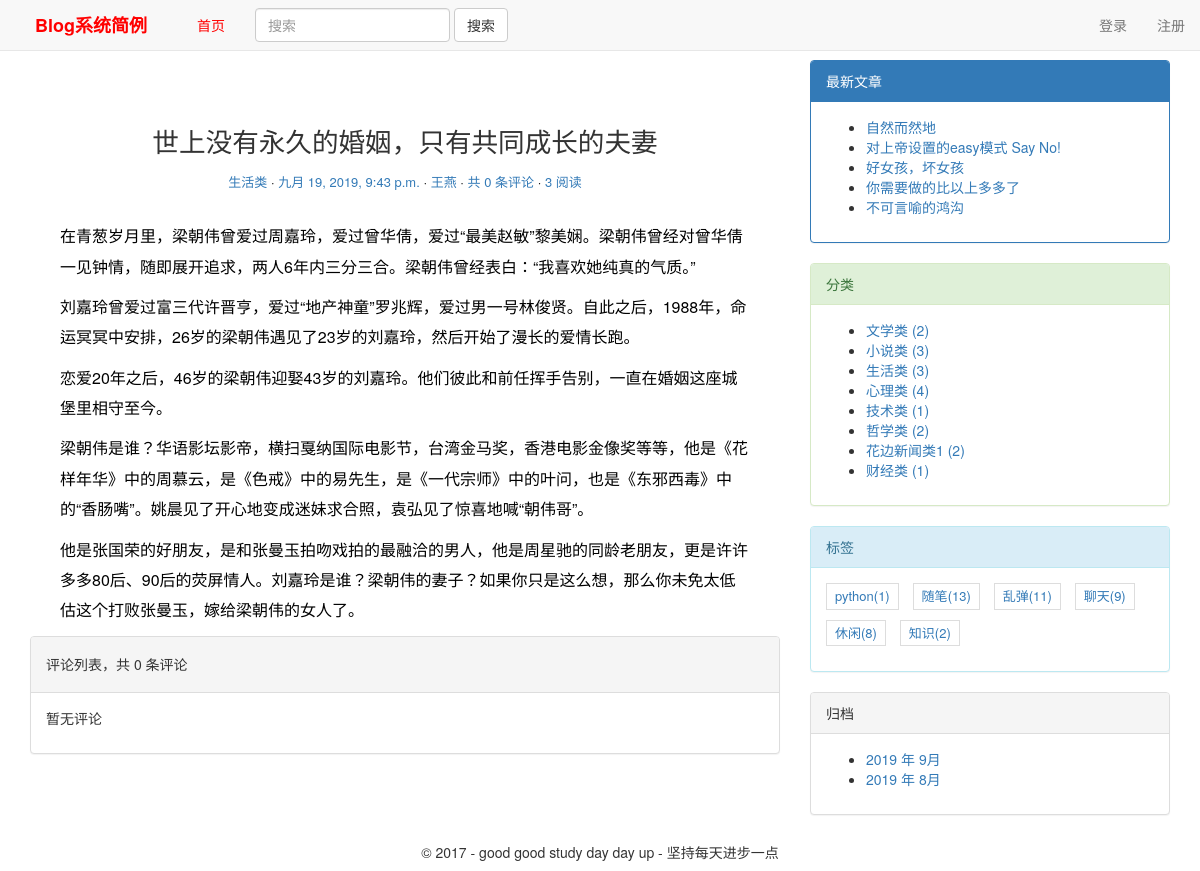
The app's page /blog/2/ with its own data.
### blog/models.py (models this page shows, shortened)
class Blog(models.Model):
    title = models.CharField(max_length=70,verbose_name='文章标题')# 文章标题
    body = RichTextUploadingField(verbose_name='文本内容')# 文章正文，我们使用了 RichTextUploadingField
    created_time = models.DateTimeField(verbose_name='创建时间')# 文章的创建时间,存储时间的字段用 DateTimeField 类型。
    modified_time = models.DateTimeField(verbose_name='修改时间')# 文章的最后一次修改时间，存储时间的字段用 DateTimeField 类型。
    excerpt = models.CharField(max_length=200, blank=True,verbose_name='文章摘要') # 指定blank=True 参数值后就可以允许空值了。
    """category是设置文章分类的字段,与前面定义得到Category是多对一的关系,即多个博客文章可归于一类.
    ForeignKey()中参数Category指定外键关联的数据模型(数据库表)的名称，on_delete = models.CASCADE指明如果在Categroy中删除一条记录，
    与这条记录有关的博客记录也会被删除."""
    category = models.ForeignKey(Category,on_delete=models.CASCADE,verbose_name='分类')
    """ tags是标签字段，一篇博客文章可以右多个标签，一个标签下可以有多篇博客文章，因此用ManyToManyFiled类型设置多对多的关联关系
     这里标签tags指定blank=True以允许博客文章没有标签"""
    tags = models.ManyToManyField(Tag, blank=True,verbose_name='标签')
    author = models.ForeignKey(loguser,on_delete=models.CASCADE,verbose_name='作者')
    views = models.IntegerField(default=0,verbose_name='查看次数')
    def get_absolute_url(self):
        return reverse('blog:detail', kwargs={'pk': self.pk})
    def increase_views(self):
        self.views += 1
        self.save(update_fields=['views'])
    def save(self, *args, **kwargs):
        if not self.excerpt:
            self.excerpt = strip_tags(self.body)[:118]
            super(Blog, self).save(*args, **kwargs)  # 调用父类的 save 方法将数据保存到数据库中
        else:
            super(Blog, self).save(*args, **kwargs)  # 调用父类的 save 方法将数据保存到数据库中
    class Meta:
        ordering=['-created_time']
        verbose_name = '文档管理表'
        verbose_name_plural = '文档管理表'

class Category(models.Model):
    name = models.CharField(max_length=32,verbose_name='分类名')
    des=models.CharField(max_length=100,verbose_name='备注',null=True)
    class Meta:
        verbose_name='分类'
        verbose_name_plural='分类'

class loguser(AbstractUser):
    nikename = models.CharField(max_length=32,verbose_name="昵称",blank=True)
    telephone = models.CharField(max_length=11, null=True, unique=True)
    """
    head_img存储用户头像，在数据库表中存储的是文件的相对地址，字段值形式为upload_to的值/filename。
    图片文件的实际地址由settings.py中的MEDIA_ROOT和head_img中的upload_to决定的，地址为/MEDIA_ROOT的值/upload_to的值/filename
    """
    head_img = models.ImageField(upload_to='headimage', blank=True, null=True, verbose_name='头像')  # 头像
    class Meta:
        verbose_name = "用户信息表"
        verbose_name_plural = verbose_name

class Tag(models.Model):
    name = models.CharField(max_length=32,verbose_name='标签名')
    des = models.CharField(max_length=100, verbose_name='备注', null=True)
    class Meta:
        verbose_name='标签'
        verbose_name_plural='标签'

### blog/views.py (the view)
# urls.py: re_path('blog/(?P<pk>[0-9]+)/',views.blogdetailview.as_view(),name='detail'),
class blogdetailview(DetailView):
    model = models.Blog
    template_name = 'blog/detail.html'
    context_object_name = 'blog'
    pk_url_kwarg = 'pk'
    def get_object(self,queryset=None):
        blog=super(blogdetailview,self).get_object(queryset=None)
        blog.increase_views()
        return blog
    def get_context_data(self,**kwargs):
        context=super(blogdetailview,self).get_context_data(**kwargs)
        form=CommentForm()
        comment_list=self.object.comment_set.all()
        context.update({
            'form':form,
            'comment_list':comment_list
        })
        return context

### comments/forms.py
class CommentForm(forms.ModelForm):
    class Meta:
        model = Comment
        fields = ['text']

### blog/templatetags/custom_tags.py (called while the page is built)
@register.simple_tag
def get_new_blogs(num=5):
    return Blog.objects.all().order_by('-created_time')[:num]

@register.simple_tag
def archives():
    return Blog.objects.dates('created_time', 'month', order='DESC')

@register.simple_tag
def get_categories():
    return Category.objects.annotate(num_blogs=Count('blog')).filter(num_blogs__gt=0)

@register.simple_tag
def get_tags():
    return Tag.objects.annotate(num_blogs=Count('blog')).filter(num_blogs__gt=0)

### templates/blog/detail.html (shortened to what this page needs)
{% extends 'base.html' %}
{% block main %}
<article class="blog">
    <header class="entry-header">
        <h1 class="entry-title">{{ blog.title }}</h1>
        <div class="entry-meta-detail">
            <span class="blog-category"><a href="#">{{ blog.category.name }}</a></span>
            <span class="blog-date"><a href="#"><time class="entry-date"
                                                      datetime="{{ blog.created_time }}">{{ blog.created_time }}</time></a></span>
            <span class="blog-author"><a href="#">{{ blog.author.nikename }}</a></span>
            <span class="comments-link"><a href="#">共 <span>{{ comment_list | length }}</span> 条评论</a></span>
            <span class="views-count"><a href="#">{{ blog.views }} 阅读</a></span>
        </div>
    </header>
    <div class="entry-content clearfix">
        {{ blog.body| safe }}
    </div>
</article>
        <div class="panel panel-default">
            <div class="panel-heading">
                <h5>评论列表，共 <span>{{comment_list|length}}</span> 条评论</h5>
            </div>
            <div class="panel-body">
                <ul class="comment-list list-unstyled">
                    {% for comment in comment_list %}
                    <li>
                        <span style="color: #777;font-size: 14px;">{{ comment.name }}&nbsp;·&nbsp;</span>
                        <time style="color: #777;font-size: 14px;">{{ comment.created_time }}</time>
                        <div style="padding-top: 5px;font-size: 16px;">
                            {{ comment.text }}
                        </div>
                    </li>
                    {% empty %}
                    暂无评论
                    {% endfor %}
                </ul>
            </div>
        </div>
{% endblock main %}

### templates/base.html (shortened to what this page needs)
{% load staticfiles %}
{% load custom_tags %}
<html>
<head>
    <link href="{% static 'blog/css/bootstrap.min.css' %}" rel="stylesheet">
    <link rel="stylesheet" href="{% static 'blog/css/blogstyle.css' %}">
</head>
<body>
<nav class="navbar navbar-default navbar-fixed-top">
    <div class="container-fluid">
        <div class="navbar-header">
            <a class="navbar-brand" href="{% url 'blog:index' %}" style="color:red;font-weight:700;">&nbsp;&nbsp;&nbsp;&nbsp;Blog系统简例&nbsp;&nbsp;&nbsp;&nbsp; </a>
        </div>
        <div class="collapse navbar-collapse navbar-left" id="bs-example-navbar-collapse-1">
            <ul class="nav navbar-nav">
                <li {% if tabname == "firsttab" %} class='active' {% endif %}>
                <a href="{% url 'blog:index' %}" style="color:red;">首页</a></li>
                <form class="navbar-form navbar-left" method="get" action="{% url 'haystack_search' %}">
                    <div class="form-group">
                        <input type="text" class="form-control" name="q" placeholder="搜索" required>
                    </div>
                    <button type="submit" class="btn btn-default">搜索</button>
                </form>
        </div>
        <ul class="nav navbar-nav navbar-right">
            {% if request.user.username %}
            <li><a href="#">{{ request.user.nikename }}</a></li>
            <li class="dropdown">
                <a href="#" class="dropdown-toggle" data-toggle="dropdown" role="button" aria-haspopup="true"
                   aria-expanded="false"> 个人中心<span class="caret"></span></a>
                <ul class="dropdown-menu">
                    <li><a href="{% url 'blog:myindex' request.user.id %}">我的文章</a></li>
                    <li role="separator" class="divider"></li>
                    <li><a href="{% url 'blog:logout' %}">注销</a></li>
                </ul>
            </li>
            {% else %}
            <li><a href="{% url 'blog:login' %}">登录</a></li>
            <li><a href="{% url 'blog:registe' %}">注册</a></li>
            {% endif %}
        </ul>
    </div>
</nav>
<div class="content-body" style="both:clear;margin-top:60px;">
    <div class="container">
        <div class="row">
            <main class="col-md-8">
                {% block main %}
                {% endblock main %}
            </main>
            <aside class="col-md-4">
                {% block toc %}
                <div class="panel panel-primary">
                    <div class="panel-heading">最新文章</div>
                    <div class="panel-body">
                        {% get_new_blogs as new_blog_list %}
                        <ul>
                            {% for blog in new_blog_list %}
                            <li>
                                <a href="{{ blog.get_absolute_url }}">{{ blog.title }}</a>
                            </li>
                            {% empty %}
                            暂无文章！
                            {% endfor %}
                        </ul>
                    </div>
                </div>
                <div class="panel panel-success">
                    <div class="panel-heading">分类</div>
                    <div class="panel-body">
                        {% get_categories as category_list %}
                        <ul>
                            {% for category in category_list %}
                            <li>
                                <a href="{% url 'blog:category' category.pk %}">{{ category.name }} <span
                                        class="post-count">({{ category.num_blogs}})</span></a>
                            </li>
                            {% empty %}
                            暂无分类！
                            {% endfor %}
                        </ul>
                    </div>
                </div>
                <div class="panel panel-info">
                    <div class="panel-heading">标签</div>
                    <div class="panel-body">
                        <div class="tag-list">
                            {% get_tags as tag_list %}
                            <ul >
                                {% for tag in tag_list %}
                                <li><a href="{% url 'blog:tag' tag.pk %}">{{ tag.name }}({{ tag.num_blogs }})</a>
                                </li>
                                {% empty %}
                                暂无标签！
                                {% endfor %}
                            </ul>
                        </div>
                    </div>
                </div>
                <div class="panel panel-default">
                    <div class="panel-heading">归档</div>
                    <div class="panel-body">
                        {% archives as date_list %}
                        <ul>
                            {% for date in date_list %}
                            <li>
                                <a href="{% url 'blog:archives' date.year date.month %}">
                                    {{ date.year }} 年 {{ date.month }}月</a>
                            </li>
                            {% empty %}
                            暂无归档！
                            {% endfor %}
                        </ul>
                    </div>
                </div>
                {% endblock toc %}
            </aside>
        </div>
    </div>
</div>
<div class="container">
    <div class="row">
        <div class="col-md-12">
            <div align="center">
                <h5>&copy 2017 - good good study day day up - 坚持每天进步一点</h5>
            </div>
        </div>
    </div>
</div>
</body>
</html>

### blog/static/blog/css/blogstyle.css (style rules this page uses)
.entry-title { text-align: center; font-size: 1.9em; margin-bottom: 10px; line-height: 1.6; padding: 10px 20px 0; }
.blog { background: #fff; padding: 30px 30px 0; }
.entry-meta-detail { text-align:center; color: #DDDDDD; font-size: 13px; margin-bottom: 30px; }
.blog-category::after, .blog-date::after, .blog-author::after, .comments-link::after { content: ' ·'; color: #000; }
.entry-content { font-size: 16px; line-height: 1.9; font-weight: 300; color: #000; }
.tag-list ul { padding: 0; margin: 0; margin-right: -10px; }
.tag-list ul li { list-style-type: none; font-size: 13px; display: inline-block; margin-right: 10px; margin-bottom: 10px; padding: 3px 8px; border: 1px solid #ddd; }

### records on screen
Blog: title "世上没有永久的婚姻，只有共同成长的夫妻", category.name "生活类", created_time "九月 19, 2019, 9:43 p.m.", author.nikename "王燕", views "3", body "在青葱岁月里，梁朝伟曾爱过周嘉玲，爱过曾华倩，爱过“最美赵敏”黎美娴。梁朝伟曾经对曾华倩一见钟情，随即展开追求，两人6年内三分三合。梁朝伟曾经表白：“我喜欢她纯真的气质。” 刘嘉玲曾爱过富三代许晋亨，爱过“地产神童”罗兆辉，爱过男一号林俊贤。自此之后，1988年，命运冥冥中安排，26岁的梁朝伟遇见了23岁的刘嘉玲，然后开始了漫长的爱情长跑。 恋爱20年之后，46岁的梁朝伟迎娶43岁的刘嘉玲。他们彼此和前任挥手告别，一直在婚姻这座城堡里相守至今。 梁朝伟是谁？华语影坛影帝，横扫戛纳国际电影节，台湾金马奖，香港电影金像奖等等，他是《花样年华》中的周慕云，是《色戒》中的易先生，是《一代宗师》中的叶问，也是《东邪西毒》中的“香肠嘴”。姚晨见了开心地变成迷妹求合照，袁弘见了惊喜地喊“朝伟哥”。 他是张国荣的好朋友，是和张曼玉拍吻戏拍的最融洽的男人，他是周星驰的同龄老朋友，更是许许多多80后、90后的荧屏情人。刘嘉玲是谁？梁朝伟的妻子？如果你只是这么想，那么你未免太低估这个打败张曼玉，嫁给梁朝伟的女人了。"
Blog: title "自然而然地"
Blog: title "对上帝设置的easy模式 Say No!"
Blog: title "好女孩，坏女孩"
Blog: title "你需要做的比以上多多了"
Blog: title "不可言喻的鸿沟"
Category: name "文学类", num_blogs "2"
Category: name "小说类", num_blogs "3"
Category: name "生活类", num_blogs "3"
Category: name "心理类", num_blogs "4"
Category: name "技术类", num_blogs "1"
Category: name "哲学类", num_blogs "2"
Category: name "花边新闻类1", num_blogs "2"
Category: name "财经类", num_blogs "1"
Tag: name "python", num_blogs "1"
Tag: name "随笔", num_blogs "13"
Tag: name "乱弹", num_blogs "11"
Tag: name "聊天", num_blogs "9"
Tag: name "休闲", num_blogs "8"
Tag: name "知识", num_blogs "2"

### other values on screen
{{ comment_list | length }} "0"
{{ comment_list|length }} "0"
{{ date.year }} "2019" "2019"
{{ date.month }} "9" "8"
